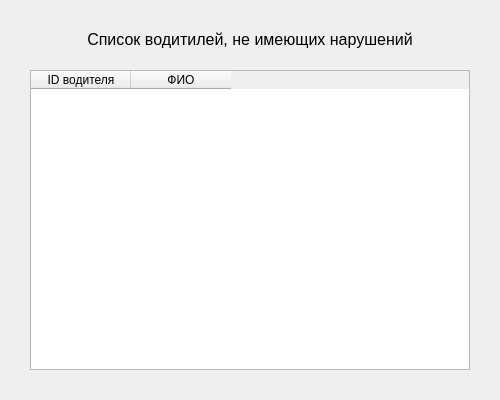
<?xml version="1.0" encoding="UTF-8"?>
<ui version="4.0">
 <class>GoodDriversForm</class>
 <widget class="QWidget" name="GoodDriversForm">
  <property name="geometry">
   <rect>
    <x>0</x>
    <y>0</y>
    <width>500</width>
    <height>400</height>
   </rect>
  </property>
  <property name="windowTitle">
   <string>Список хороших водителей</string>
  </property>
  <widget class="QLabel" name="ListLabel">
   <property name="geometry">
    <rect>
     <x>0</x>
     <y>30</y>
     <width>500</width>
     <height>19</height>
    </rect>
   </property>
   <property name="font">
    <font>
     <pointsize>12</pointsize>
    </font>
   </property>
   <property name="text">
    <string>Список водитилей, не имеющих нарушений</string>
   </property>
   <property name="alignment">
    <set>Qt::AlignCenter</set>
   </property>
   <property name="wordWrap">
    <bool>true</bool>
   </property>
  </widget>
  <widget class="QTableWidget" name="tableWidget">
   <property name="geometry">
    <rect>
     <x>30</x>
     <y>70</y>
     <width>440</width>
     <height>300</height>
    </rect>
   </property>
   <column>
    <property name="text">
     <string>ID водителя</string>
    </property>
   </column>
   <column>
    <property name="text">
     <string>ФИО</string>
    </property>
   </column>
  </widget>
 </widget>
 <resources/>
 <connections/>
</ui>
